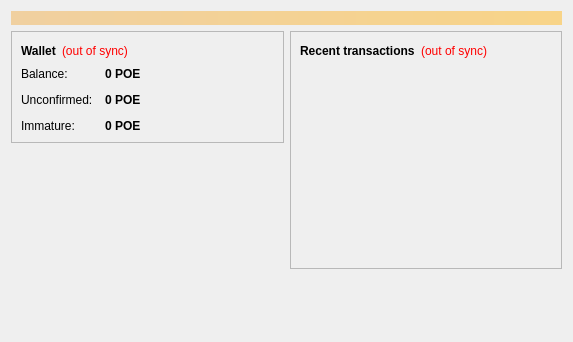
<?xml version="1.0" encoding="UTF-8"?>
<ui version="4.0">
 <class>OverviewPage</class>
 <widget class="QWidget" name="OverviewPage">
  <property name="geometry">
   <rect>
    <x>0</x>
    <y>0</y>
    <width>573</width>
    <height>342</height>
   </rect>
  </property>
  <property name="windowTitle">
   <string>Form</string>
  </property>
  <layout class="QVBoxLayout" name="topLayout">
   <item>
    <widget class="QLabel" name="labelAlerts">
     <property name="visible">
      <bool>false</bool>
     </property>
     <property name="styleSheet">
      <string notr="true">background-color: qlineargradient(x1: 0, y1: 0, x2: 1, y2: 0, stop:0 #F0D0A0, stop:1 #F8D488); color:#000000;</string>
     </property>
     <property name="wordWrap">
      <bool>true</bool>
     </property>
     <property name="margin">
      <number>3</number>
     </property>
    </widget>
   </item>
   <item>
    <layout class="QHBoxLayout" name="horizontalLayout" stretch="1,1">
     <item>
      <layout class="QVBoxLayout" name="verticalLayout_2">
       <item>
        <widget class="QFrame" name="frame">
         <property name="frameShape">
          <enum>QFrame::StyledPanel</enum>
         </property>
         <property name="frameShadow">
          <enum>QFrame::Raised</enum>
         </property>
         <layout class="QVBoxLayout" name="verticalLayout_4">
          <item>
           <layout class="QHBoxLayout" name="horizontalLayout_4">
            <item>
             <widget class="QLabel" name="label_5">
              <property name="font">
               <font>
                <weight>75</weight>
                <bold>true</bold>
               </font>
              </property>
              <property name="text">
               <string>Wallet</string>
              </property>
             </widget>
            </item>
            <item>
             <widget class="QLabel" name="labelWalletStatus">
              <property name="toolTip">
               <string>The displayed information may be out of date. Your wallet automatically synchronizes with the Piece of Eight network after a connection is established, but this process has not completed yet.</string>
              </property>
              <property name="styleSheet">
               <string notr="true">QLabel { color: red; }</string>
              </property>
              <property name="text">
               <string notr="true">(out of sync)</string>
              </property>
              <property name="alignment">
               <set>Qt::AlignLeading|Qt::AlignLeft|Qt::AlignVCenter</set>
              </property>
             </widget>
            </item>
            <item>
             <spacer name="horizontalSpacer_2">
              <property name="orientation">
               <enum>Qt::Horizontal</enum>
              </property>
              <property name="sizeHint" stdset="0">
               <size>
                <width>40</width>
                <height>20</height>
               </size>
              </property>
             </spacer>
            </item>
           </layout>
          </item>
          <item>
           <layout class="QFormLayout" name="formLayout_2">
            <property name="fieldGrowthPolicy">
             <enum>QFormLayout::AllNonFixedFieldsGrow</enum>
            </property>
            <property name="horizontalSpacing">
             <number>12</number>
            </property>
            <property name="verticalSpacing">
             <number>12</number>
            </property>
            <item row="0" column="0">
             <widget class="QLabel" name="label">
              <property name="text">
               <string>Balance:</string>
              </property>
             </widget>
            </item>
            <item row="0" column="1">
             <widget class="QLabel" name="labelBalance">
              <property name="font">
               <font>
                <weight>75</weight>
                <bold>true</bold>
               </font>
              </property>
              <property name="cursor">
               <cursorShape>IBeamCursor</cursorShape>
              </property>
              <property name="toolTip">
               <string>Your current balance</string>
              </property>
              <property name="text">
               <string notr="true">0 POE</string>
              </property>
              <property name="textInteractionFlags">
               <set>Qt::LinksAccessibleByMouse|Qt::TextSelectableByKeyboard|Qt::TextSelectableByMouse</set>
              </property>
             </widget>
            </item>
            <item row="1" column="0">
             <widget class="QLabel" name="label_3">
              <property name="text">
               <string>Unconfirmed:</string>
              </property>
             </widget>
            </item>
            <item row="1" column="1">
             <widget class="QLabel" name="labelUnconfirmed">
              <property name="font">
               <font>
                <weight>75</weight>
                <bold>true</bold>
               </font>
              </property>
              <property name="cursor">
               <cursorShape>IBeamCursor</cursorShape>
              </property>
              <property name="toolTip">
               <string>Total of transactions that have yet to be confirmed, and do not yet count toward the current balance</string>
              </property>
              <property name="text">
               <string notr="true">0 POE</string>
              </property>
              <property name="textInteractionFlags">
               <set>Qt::LinksAccessibleByMouse|Qt::TextSelectableByKeyboard|Qt::TextSelectableByMouse</set>
              </property>
             </widget>
            </item>
            <item row="2" column="0">
             <widget class="QLabel" name="labelImmatureText">
              <property name="text">
               <string>Immature:</string>
              </property>
             </widget>
            </item>
            <item row="2" column="1">
             <widget class="QLabel" name="labelImmature">
              <property name="font">
               <font>
                <weight>75</weight>
                <bold>true</bold>
               </font>
              </property>
              <property name="toolTip">
               <string>Mined balance that has not yet matured</string>
              </property>
              <property name="text">
               <string notr="true">0 POE</string>
              </property>
              <property name="textInteractionFlags">
               <set>Qt::LinksAccessibleByMouse|Qt::TextSelectableByKeyboard|Qt::TextSelectableByMouse</set>
              </property>
             </widget>
            </item>
           </layout>
          </item>
         </layout>
        </widget>
       </item>
       <item>
        <spacer name="verticalSpacer">
         <property name="orientation">
          <enum>Qt::Vertical</enum>
         </property>
         <property name="sizeHint" stdset="0">
          <size>
           <width>20</width>
           <height>40</height>
          </size>
         </property>
        </spacer>
       </item>
      </layout>
     </item>
     <item>
      <layout class="QVBoxLayout" name="verticalLayout_3">
       <item>
        <widget class="QFrame" name="frame_2">
         <property name="frameShape">
          <enum>QFrame::StyledPanel</enum>
         </property>
         <property name="frameShadow">
          <enum>QFrame::Raised</enum>
         </property>
         <layout class="QVBoxLayout" name="verticalLayout">
          <item>
           <layout class="QHBoxLayout" name="horizontalLayout_2">
            <item>
             <widget class="QLabel" name="label_4">
              <property name="text">
               <string>&lt;b&gt;Recent transactions&lt;/b&gt;</string>
              </property>
             </widget>
            </item>
            <item>
             <widget class="QLabel" name="labelTransactionsStatus">
              <property name="toolTip">
               <string>The displayed information may be out of date. Your wallet automatically synchronizes with the Piece of Eight network after a connection is established, but this process has not completed yet.</string>
              </property>
              <property name="styleSheet">
               <string notr="true">QLabel { color: red; }</string>
              </property>
              <property name="text">
               <string notr="true">(out of sync)</string>
              </property>
              <property name="alignment">
               <set>Qt::AlignRight|Qt::AlignTrailing|Qt::AlignVCenter</set>
              </property>
             </widget>
            </item>
            <item>
             <spacer name="horizontalSpacer">
              <property name="orientation">
               <enum>Qt::Horizontal</enum>
              </property>
              <property name="sizeHint" stdset="0">
               <size>
                <width>40</width>
                <height>20</height>
               </size>
              </property>
             </spacer>
            </item>
           </layout>
          </item>
          <item>
           <widget class="QListView" name="listTransactions">
            <property name="styleSheet">
             <string notr="true">QListView { background: transparent; }</string>
            </property>
            <property name="frameShape">
             <enum>QFrame::NoFrame</enum>
            </property>
            <property name="verticalScrollBarPolicy">
             <enum>Qt::ScrollBarAlwaysOff</enum>
            </property>
            <property name="horizontalScrollBarPolicy">
             <enum>Qt::ScrollBarAlwaysOff</enum>
            </property>
            <property name="selectionMode">
             <enum>QAbstractItemView::NoSelection</enum>
            </property>
           </widget>
          </item>
         </layout>
        </widget>
       </item>
       <item>
        <spacer name="verticalSpacer_2">
         <property name="orientation">
          <enum>Qt::Vertical</enum>
         </property>
         <property name="sizeHint" stdset="0">
          <size>
           <width>20</width>
           <height>40</height>
          </size>
         </property>
        </spacer>
       </item>
      </layout>
     </item>
    </layout>
   </item>
  </layout>
 </widget>
 <resources/>
 <connections/>
</ui>
